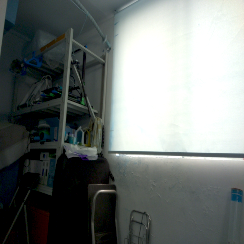
#> input picture 全景图/1.jpg, 244 x 244 px
$ jupyter execute --allow-errors '3. 全景图原理.ipynb'   (shell and % lines are left out)
#> lines starting #> are read from the running program, lines starting #| are printed output that depends on the picture; after the words box and inside, x2 and y2 are one past the last pixel; in counts of white or black regions, pixels touching at a corner belong together
## 全景图原理

[cell 1]
import numpy as np
import imutils
import cv2

import sys
sys.path.append('..')
#> (the rest of this cell did not finish here and is left out)

## 自己来编写缝合器

### warpPerspective计算公式

[cell 2]
class Stitcher(object):
    pass

[cell 3]
def stitch(self, images, ratio=0.75, reprojThresh=4.0,
    showMatches=False):
    # unpack the images, then detect keypoints and extract
    # local invariant descriptors from them
    (imageA, imageB) = images
    (kpsA, featuresA) = self.detectAndDescribe(imageA)
    (kpsB, featuresB) = self.detectAndDescribe(imageB)

    # match features between the two images
    M = self.matchKeypoints(kpsA, kpsB,
        featuresA, featuresB, ratio, reprojThresh)

    # if the match is None, then there aren't enough matched
    # keypoints to create a panorama
    if M is None:
        return None

    # otherwise, apply a perspective warp to stitch the images
    # together
    (matches, H, status) = M
    result = cv2.warpPerspective(imageB, H,
        (imageA.shape[1] + imageB.shape[1], imageB.shape[0]))
    result[0:imageA.shape[0], 0:imageA.shape[1]] = imageA

    #计算 图像B的近端x值
    x1 = (H[0][0] * imageB.shape[1] + H[0][2]) /(H[2][0] * imageB.shape[1] + H[2][2])
    x2 = (H[0][0] * imageB.shape[1] + H[0][1]*imageB.shape[0] + H[0][2]) /(H[2][0] * imageB.shape[1] + H[2][1] * imageB.shape[0] + H[2][2])
    x = min(x1, x2)
    result = result[0:imageA.shape[0],0:int(x)]


    # check to see if the keypoint matches should be visualized
    if showMatches:
        vis = self.drawMatches(imageA, imageB, kpsA, kpsB, matches, status)

        # return a tuple of the stitched image and the
        # visualization
        return (result, vis)

    # return the stitched image
    return result
Stitcher.stitch = stitch

[cell 4]
def detectAndDescribe(self, image):
    # convert the image to grayscale
    gray = cv2.cvtColor(image, cv2.COLOR_BGR2GRAY)

    # detect and extract features from the image
    descriptor = cv2.xfeatures2d.SIFT_create()
    (kps, features) = descriptor.detectAndCompute(image, None)

    # convert the keypoints from KeyPoint objects to NumPy
    # arrays
    kps = np.float32([kp.pt for kp in kps])

    # return a tuple of keypoints and features
    return (kps, features)
Stitcher.detectAndDescribe = detectAndDescribe

[cell 5]
def matchKeypoints(self, kpsA, kpsB, featuresA, featuresB,
    ratio, reprojThresh):
    # compute the raw matches and initialize the list of actual
    # matches

    matcher = cv2.DescriptorMatcher_create("BruteForce")
    rawMatches = matcher.knnMatch(featuresA, featuresB, 2)
    matches = []

    # loop over the raw matches
    for m in rawMatches:
        # ensure the distance is within a certain ratio of each
        # other (i.e. Lowe's ratio test)
        if len(m) == 2 and m[0].distance < m[1].distance * ratio:
            matches.append((m[0].trainIdx, m[0].queryIdx))

    # computing a homography requires at least 4 matches
    if len(matches) > 4:
        # construct the two sets of points
        ptsA = np.float32([kpsA[i] for (_, i) in matches])
        ptsB = np.float32([kpsB[i] for (i, _) in matches])

        # compute the homography between the two sets of points
        (H, status) = cv2.findHomography(ptsB, ptsA, cv2.RANSAC, reprojThresh)

        # return the matches along with the homograpy matrix
        # and status of each matched point
        return (matches, H, status)

    # otherwise, no homograpy could be computed
    return None
Stitcher.matchKeypoints = matchKeypoints

[cell 6]
def drawMatches(self, imageA, imageB, kpsA, kpsB, matches, status):
    # initialize the output visualization image
    (hA, wA) = imageA.shape[:2]
    (hB, wB) = imageB.shape[:2]
    vis = np.zeros((max(hA, hB), wA + wB, 3), dtype="uint8")
    vis[0:hA, 0:wA] = imageA
    vis[0:hB, wA:] = imageB

    # loop over the matches
    for ((trainIdx, queryIdx), s) in zip(matches, status):
        # only process the match if the keypoint was successfully
        # matched
        if s == 1:
            # draw the match
            ptA = (int(kpsA[queryIdx][0]), int(kpsA[queryIdx][1]))
            ptB = (int(kpsB[trainIdx][0]) + wA, int(kpsB[trainIdx][1]))
            cv2.line(vis, ptA, ptB, (0, 255, 0), 1)

    # return the visualization
    return vis
Stitcher.drawMatches = drawMatches

不同版本SIFT create方法不同

        if self.isv3:
            # detect and extract features from the image
            descriptor = cv2.xfeatures2d.SIFT_create()
            (kps, features) = descriptor.detectAndCompute(image, None)

        # otherwise, we are using OpenCV 2.4.X
        else:
            # detect keypoints in the image
            detector = cv2.FeatureDetector_create("SIFT")
            kps = detector.detect(gray)

            # extract features from the image
            extractor = cv2.DescriptorExtractor_create("SIFT")
            (kps, features) = extractor.compute(gray, kps)

[cell 7]
import matplotlib.pyplot as plt

imageA = cv2.imread("1.jpg")
#> imageA is the input picture: shape (244, 244, 3); mean B, G, R 117.3, 119.4, 113.7
imageB = cv2.imread("2.jpg")
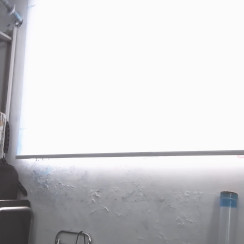
#> input picture 全景图/2.jpg, 244 x 244 px
#> imageB is the input picture: shape (244, 244, 3); mean B, G, R 210.3, 207.9, 208

# stitch the images together to create a panorama
stitcher = Stitcher()
(result, vis) = stitcher.stitch([imageA, imageB], showMatches=True)
#> in detectAndDescribe, `(kps, features) = descriptor.detectAndCompute(image, None)`: kps = 132 keypoints; strongest (x, y, size): (92, 152, 8.2), (68, 140, 4.1), (74, 149, 9.7), (90, 118, 26.8)
#> in detectAndDescribe, `kps = np.float32([kp.pt for kp in kps])`: kps = 132 pairs, first value 3.9 to 239.7, second value 9.78 to 224.2
#> in stitch, `(kpsA, featuresA) = self.detectAndDescribe(imageA)`: kpsA has the same summary as kps in detectAndDescribe
#> in detectAndDescribe (call 2), `(kps, features) = descriptor.detectAndCompute(image, None)`: kps = 37 keypoints; strongest (x, y, size): (21, 23, 2.3), (55, 137, 52.4), (2, 211, 2), (8, 37, 1.9)
#> in stitch, `(kpsB, featuresB) = self.detectAndDescribe(imageB)`: kpsB = 37 pairs, first value 2.44 to 235.3, second value 10.5 to 237.4
#> in matchKeypoints, `rawMatches = matcher.knnMatch(featuresA, featuresB, 2)`: rawMatches = 132 matches
#> the loop in matchKeypoints, `for m in rawMatches: # ensure the distance is within a certain ratio o..` made 132 passes
#> after the loop in matchKeypoints, `for m in rawMatches:`: matches = [(3, 62), (0, 105), (6, 115), (7, 117), (11, 118), (17, 123), (16, 124), (19, 126), (27, 129), (31, 130)]
#> in matchKeypoints, `ptsA = np.float32([kpsA[i] for (_, i) in matches])`: ptsA = [[69.79, 58.88], [100.7, 193.3], [103.5, 64.39], [103.8, 57.48], [106.8, 46.02], [113.6, 187.1], [113.7, 174.6], [115.1, 182.9], [133.8, 210.8], [233.9, 190]]
#> in matchKeypoints, `ptsB = np.float32([kpsB[i] for (i, _) in matches])`: ptsB = [[4.9, 35.09], [2.44, 211], [8.97, 43.02], [10.24, 33.62], [16.12, 19.51], [26.62, 202.9], [25.72, 186.5], [28.11, 197.7], [61.92, 231.6], [224.7, 193.8]]
#> in matchKeypoints, `(H, status) = cv2.findHomography(ptsB, ptsA, cv2.RANSAC, reprojThresh)`: H = [[0.503, 0.0142, 98.02], [-0.0368, 0.776, 31.36], [-0.000446, 7.24e-05, 1]]; status = [0, 1, 1, 1, 1, 1, 1, 1, 1, 1]
#> in stitch, `M = self.matchKeypoints(kpsA, kpsB, featuresA, featuresB, ratio, repro..`: M = ([(3, 62), (0, 105), (6, 115), (7, 117), (11, 118), (17, 123), (16, 124), (19, 126), (27, 129), (31, 130)], [[0.503, 0.0142, 98.02], [-0.0368, 0.776, 31.36], [-0.000446, 7.24e-05, 1]], [0, 1, 1, 1, 1, 1, 1, 1, 1, 1])
#> in stitch, `(matches, H, status) = M`: status = [0, 1, 1, 1, 1, 1, 1, 1, 1, 1]
#> in stitch, `result = cv2.warpPerspective(imageB, H, (imageA.shape[1] + imageB.shap..`:
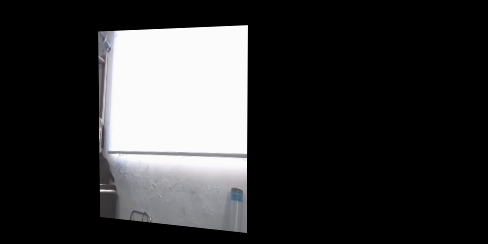
#> result: shape (244, 488, 3); mean B, G, R 52, 51.4, 51.5
#> in stitch, `result[0:imageA.shape[0], 0:imageA.shape[1]] = imageA`:
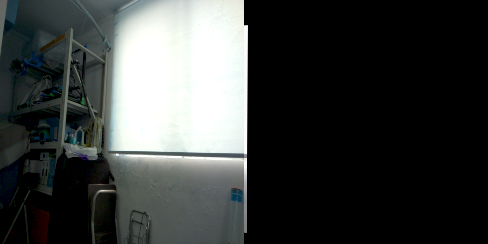
#> result: shape (244, 488, 3); mean B, G, R 59.9, 61, 58.2
#> in stitch, `x1 = (H[0][0] * imageB.shape[1] + H[0][2]) /(H[2][0] * imageB.shape[1]..`: x1 = 247.7
#> in stitch, `x2 = (H[0][0] * imageB.shape[1] + H[0][1]*imageB.shape[0] + H[0][2]) /..`: x2 = 246.7
#> in stitch, `result = result[0:imageA.shape[0],0:int(x)]`:
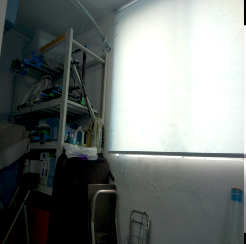
#> result: shape (244, 246, 3); mean B, G, R 117.9, 119.9, 114.3
#> in drawMatches, `vis[0:hB, wA:] = imageB`:
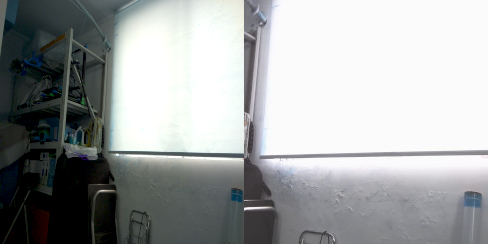
#> vis: shape (244, 488, 3); mean B, G, R 163.8, 163.7, 160.9
#> the loop in drawMatches, `for ((trainIdx, queryIdx), s) in zip(matches, status):` made 10 passes
#> (trainIdx, queryIdx, s, ptA, ptB) on passes 2 to 10: (0, 105, [1], (100, 193), (246, 210)), (6, 115, [1], (103, 64), (252, 43)), (7, 117, [1], (103, 57), (254, 33)), (11, 118, [1], (106, 46), (260, 19)), (17, 123, [1], (113, 187), (270, 202)), (16, 124, [1], (113, 174), (269, 186)), (19, 126, [1], (115, 182), (272, 197)), (27, 129, [1], (133, 210), (305, 231)), (31, 130, [1], (233, 189), (468, 193))
#> (trainIdx, queryIdx, s) on pass 1: (3, 62, [0])
#> after the loop in drawMatches, `for ((trainIdx, queryIdx), s) in zip(matches, status):`:
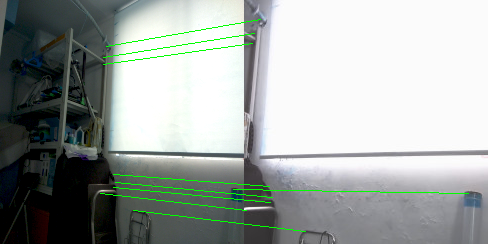
#> vis: shape (244, 488, 3); 1.25% of pixels changed, all inside (x1, y1, x2, y2) = (100, 19, 469, 232)

#> (the rest of this cell did not finish here and is left out)
